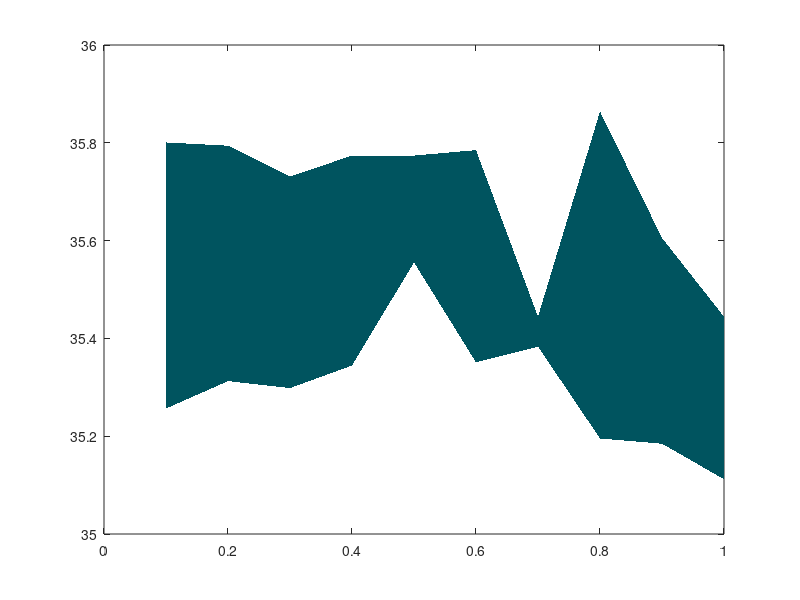

The MATLAB script that drew this image: (Note: this script raises an error after producing the figure.)
% This script loads data from Results.mat and plots them as in Figure 8 in
% Schmidt, Hahn, Deco, Knoesche; PLOS Computational Biology (2020).

close all; clear all;

load('Results.mat')

dmat = cat(5,dmat0,dmat);
dmat2 = cat(5,dmat02,dmat2);
lmat = cat(5,lmat0,lmat);

x = [0.1:0.1:1];
delay2 = squeeze(mean(dmat,2));
delay2std = squeeze(std(dmat,[],2));
t3max2 = squeeze(mean(lmat,2));
t3max2std = squeeze(std(lmat,[],2));
delay4 = squeeze(mean(dmat2,2));
delay4std = squeeze(std(dmat2,[],2));

c1(1,:) = [0 84 95]./255;
c1(2,:) = [163 2 52]./255;
c1(3,:) = [227 124 29]./255;
c1(4,:) = [103 119 26]./255;
alpha_val = 0.14;

for o = 1:3

% panel 1:
figure;
for m = 1:4
    
y1 = squeeze(delay2(o,:,m,2)+delay2std(o,:,m,2));
y2 = squeeze(delay2(o,:,m,2)-delay2std(o,:,m,2));
y1 = y1./100; y2 = y2./100;

s = fill([x x(end:-1:1)],[y1 y2(end:-1:1)],c1(m,:),'EdgeColor','None');
alpha(s,alpha_val);
hold on;
plot(x,0.5.*(y1+y2),'Color',c1(m,:),'LineWidth',2)

end

for m = 1:4
    
y1 = squeeze(delay2(o,:,m,1)+delay2std(o,:,m,1));
y2 = squeeze(delay2(o,:,m,1)-delay2std(o,:,m,1));
y1 = y1./100; y2 = y2./100;

s = fill([x x(end:-1:1)],[y1 y2(end:-1:1)],c1(m,:),'EdgeColor','None');
alpha(s,alpha_val);
hold on;
plot(x,0.5.*(y1+y2),'--','Color',c1(m,:),'LineWidth',2)

end

xlim([0.1 1])
ylim([20 38])

% panel 2:
figure;
for m = 1:4
    
y1 = squeeze(t3max2(o,:,m,2)+t3max2std(o,:,m,2));
y2 = squeeze(t3max2(o,:,m,2)-t3max2std(o,:,m,2));
y1 = y1./100; y2 = y2./100;

s = fill([x x(end:-1:1)],[y1 y2(end:-1:1)],c1(m,:),'EdgeColor','None');
alpha(s,alpha_val);
hold on;
plot(x,0.5.*(y1+y2),'Color',c1(m,:),'LineWidth',2)

end

for m = 1:4
    
y1 = squeeze(t3max2(o,:,m,1)+t3max2std(o,:,m,1));
y2 = squeeze(t3max2(o,:,m,1)-t3max2std(o,:,m,1));
y1 = y1./100; y2 = y2./100;

s = fill([x x(end:-1:1)],[y1 y2(end:-1:1)],c1(m,:),'EdgeColor','None');
alpha(s,alpha_val);
hold on;
plot(x,0.5.*(y1+y2),'--','Color',c1(m,:),'LineWidth',2)

end

xlim([0.1 1])
ylim([36 50])

% panel 3:
figure;
for m = 1:4
    
y1 = squeeze(delay4(o,:,m,2)+delay4std(o,:,m,2));
y2 = squeeze(delay4(o,:,m,2)-delay4std(o,:,m,2));
y1 = y1./100; y2 = y2./100;

s = fill([x x(end:-1:1)],[y1 y2(end:-1:1)],c1(m,:),'EdgeColor','None');
alpha(s,alpha_val);
hold on;
plot(x,0.5.*(y1+y2),'Color',c1(m,:),'LineWidth',2)

end

for m = 1:4
    
y1 = squeeze(delay4(o,:,m,1)+delay4std(o,:,m,1));
y2 = squeeze(delay4(o,:,m,1)-delay4std(o,:,m,1));
y1 = y1./100; y2 = y2./100;

s = fill([x x(end:-1:1)],[y1 y2(end:-1:1)],c1(m,:),'EdgeColor','None');
alpha(s,alpha_val);
hold on;
plot(x,0.5.*(y1+y2),'--','Color',c1(m,:),'LineWidth',2)

end

xlim([0.1 1])
ylim([13 19])

end

% END OF SCRIPT